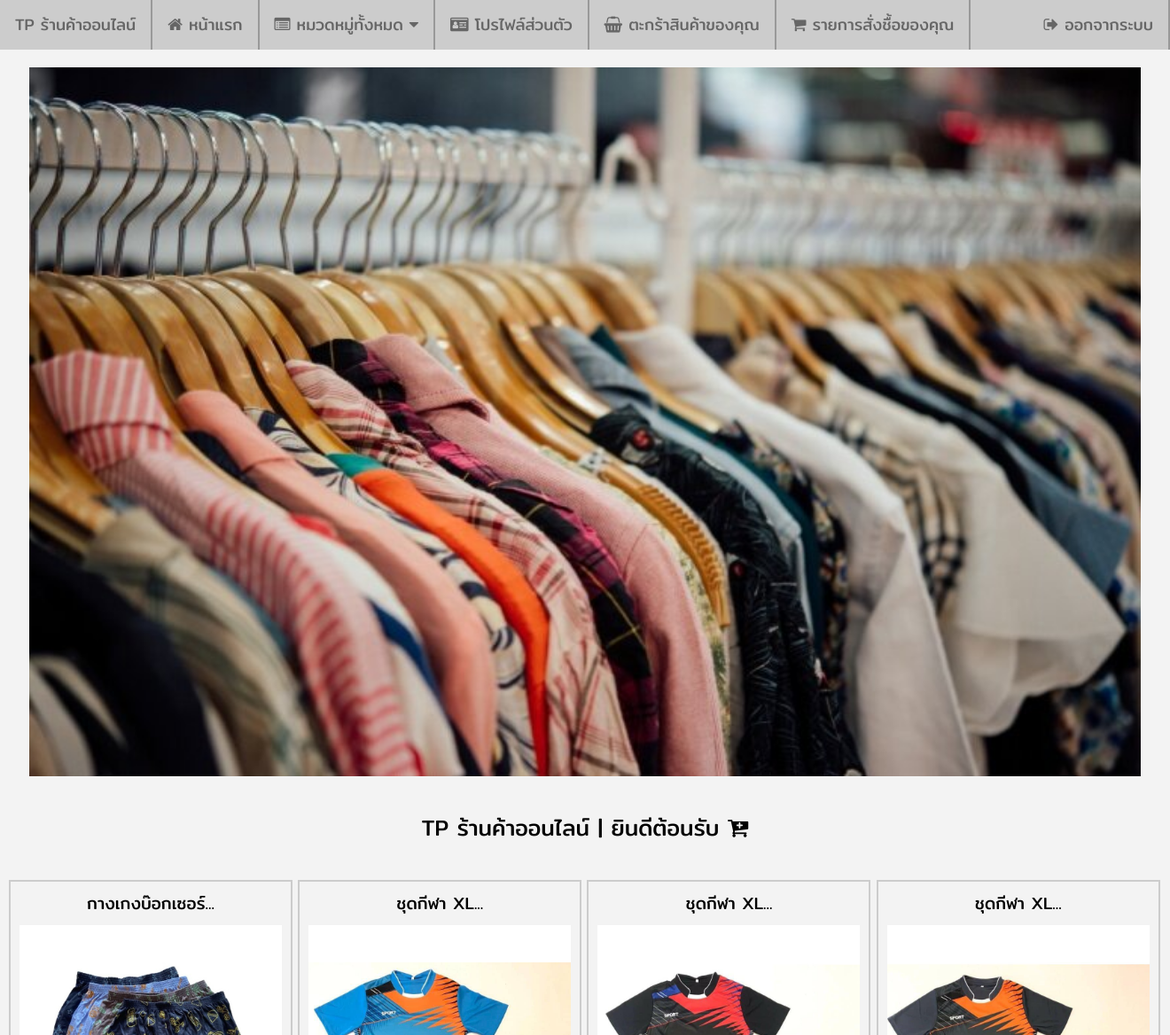
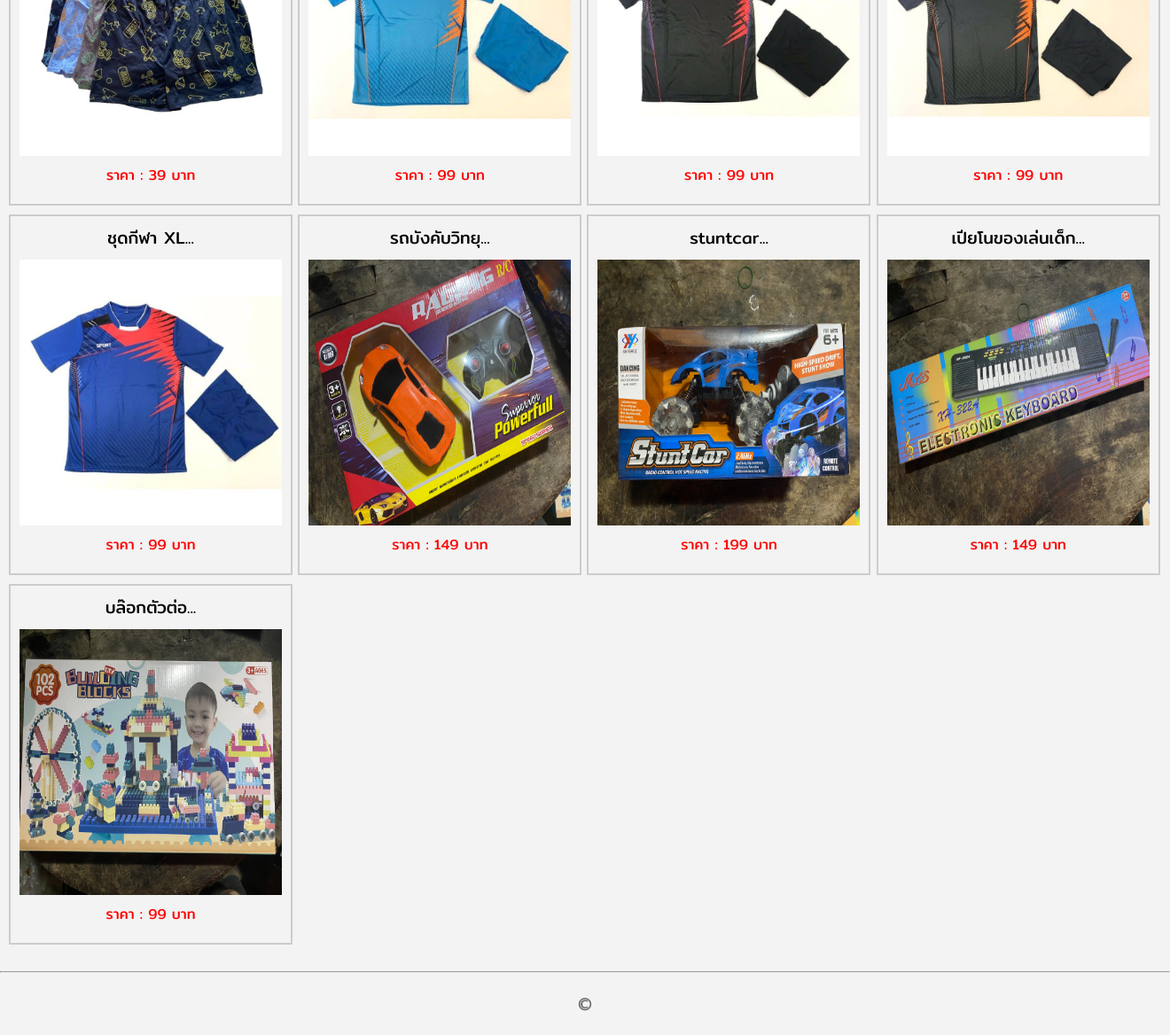
Page /shop_online/index.php (signed in) on the committed database (2 pictures, top to bottom).
### tables this page shows
CREATE TABLE `shop_information` (
  `shop_information_id` int(5) NOT NULL,
  `shop_information_name` varchar(100) NOT NULL,
  `shop_information_email` varchar(100) NOT NULL,
  `shop_information_address` text NOT NULL,
  `shop_information_tel` varchar(10) NOT NULL,
  `shop_information_title` varchar(100) NOT NULL,
  `shop_information_logo` text NOT NULL
);

CREATE TABLE `product` (
  `product_id` int(10) NOT NULL,
  `product_code` varchar(10) NOT NULL,
  `product_name` varchar(200) NOT NULL,
  `product_detail` text NOT NULL,
  `product_img1` text NOT NULL,
  `product_img2` text DEFAULT NULL,
  `product_img3` text DEFAULT NULL,
  `product_img4` text DEFAULT NULL,
  `product_price` int(9) NOT NULL,
  `product_stock` int(6) NOT NULL,
  `category_id` int(10) NOT NULL
);

### shop_online/index.php (the view, shortened to what this page needs)
<?php
    require_once('connections/mysqli.php');
    $strSQL = "SELECT * FROM shop_information";
    $objQuery = mysqli_query($Connection,$strSQL);
    $objResult = mysqli_fetch_array($objQuery,MYSQLI_ASSOC);
    $strSQL2 = "SELECT * FROM product ORDER BY product_id DESC";
    $objQuery2 = mysqli_query($Connection,$strSQL2);
?>
<!DOCTYPE html>
<html lang="en">
<head>
  <link rel="stylesheet" href="https://cdnjs.cloudflare.com/ajax/libs/font-awesome/4.7.0/css/font-awesome.min.css">
  <link rel="stylesheet" type="text/css" href="assets/css/body.css">
  <link rel="stylesheet" type="text/css" href="assets/css/navigationbar.css">
  <link rel="stylesheet" type="text/css" href="assets/css/shop.css">
</head>
<body>
  <?php include 'includes/navbar.php';?>
  <div class="shop_div_1_1">
    <div class="slideshow-container">
      <div class="mySlides fade">
        <img src="images/slideshow/sl1.jpg" width="100%" height="800px">
      </div>
    </div>
  </div>
  <div class="shop_div_2">
    <span class="shop_span_7_3"><?php echo $objResult['shop_information_name']; ?> | ยินดีต้อนรับ <i class="fa fa-cart-plus"></i></span>
  </div>
  <div class="shop_div_1">
    <?php
    while ($objResult2 = mysqli_fetch_array($objQuery2,MYSQLI_ASSOC)) {
    ?>
    <a class="shop_a_1" href="product.php?product_code=<?php echo $objResult2["product_code"];?>">
      <span class="shop_span_1">
        <span class="shop_span_1_1"><?php echo iconv_substr($objResult2["product_name"], 0, 25, "UTF-8");?>...</span>
        <span class="shop_span_1_2"><img width="100%" height="300" src="images/product/<?php echo $objResult2["product_img1"];?>"></span>
        <span class="shop_span_1_3">ราคา : <?php echo $objResult2["product_price"]; ?> บาท</span>
      </span>
    </a>
    <?php
    }
    ?>
  </div>
  <hr>
  <?php include 'includes/footer.php';?>
</body>
</html>

### shop_online/includes/navbar.php (shortened to what this page needs)
<ul>
  <li><a><?php echo $objResult['shop_information_name']; ?></a></li>
  <li><a href="index.php"><i class="fa fa-home"></i> หน้าแรก</a></li>
  <li class="dropdown">
    <a href="javascript:void(0)" class="dropbtn"><i class="fa fa-list-alt"></i> หมวดหมู่ทั้งหมด <i class="fa fa-caret-down"></i></a>
  </li>
  <?php
  if ($_SESSION != NULL) {
  ?>
  <li><a href="profile.php"><i class="fa fa-id-card"></i> โปรไฟล์ส่วนตัว</a></li>
  <li><a href="basket.php"><i class="fa fa-shopping-basket"></i> ตะกร้าสินค้าของคุณ</a></li>
  <li><a href="order.php"><i class="fa fa-shopping-cart"></i> รายการสั่งชื้อของคุณ</a></li>
  <li style="float:right"><a href="logout.php"><i class="fa fa-sign-out"></i> ออกจากระบบ</a></li>
  <?php
  }
  ?>
</ul>

### shop_online/assets/css/body.css (style rules this page uses)
body { font-family: mitrregular; background-color: #f3f3f3; margin-left: 0px; margin-top: 0px; margin-right: 0px; margin-bottom: 0px; }

### shop_online/assets/css/navigationbar.css (style rules this page uses)
ul { list-style-type: none; margin: 0; padding: 0; overflow: hidden; background-color: #CCC; }
li { float: left; border-right: 2px solid #999; }
li a { display: block; color: #666; text-align: center; padding: 15px 17px; text-decoration: none; font-size: 18px; }
li.dropdown { display: inline-block; }

### shop_online/assets/css/shop.css (style rules this page uses)
div.shop_div_1 { display: block; margin: auto; margin-top: 40px; margin-bottom: 20px; padding-left: 5px; padding-right: 5px; width: 1300px; }
div.shop_div_1_1 { display: block; margin: auto; margin-top: 20px; margin-bottom: 20px; width: 100%; }
div.shop_div_2 { display: block; margin: auto; margin-top: 20px; margin-bottom: 20px; text-align: center; }
span.shop_span_1 { display: inline-block; vertical-align: text-top; width: 296px; padding: 10px; border: 2px solid #CCC; margin: 0px 0px 10px 0px; text-align: center; }
span.shop_span_1_1 { display: block; margin-bottom: 10px; font-size: 19px; }
span.shop_span_1_2 { display: block; margin-bottom: 10px; }
span.shop_span_1_3 { display: block; margin-bottom: 10px; color: red; }
span.shop_span_7_3 { display: block; color: #000; font-size: 25px; margin-top: 40px; }
a.shop_a_1:link, a.shop_a_1:visited, a.shop_a_1:hover, a.shop_a_1:active { color: #000; text-decoration: none; }

### shop_online/index.php (style rules this page uses)
img { vertical-align: middle; }
.mySlides { display: none; }
.slideshow-container { max-width: 95%; position: relative; margin: auto; }
.fade { -webkit-animation-name: fade; -webkit-animation-duration: 1.5s; animation-name: fade; animation-duration: 1.5s; }

### rows in the picture
shop_information: shop_information_name "TP ร้านค้าออนไลน์"
product: product_name "กางเกงบ๊อกเซอร์", product_img1 (picture), product_price "39"
product: product_name "ชุดกีฬา XL", product_img1 (picture), product_price "99"
product: product_name "ชุดกีฬา XL", product_img1 (picture), product_price "99"
product: product_name "ชุดกีฬา XL", product_img1 (picture), product_price "99"
product: product_name "ชุดกีฬา XL", product_img1 (picture), product_price "99"
product: product_name "รถบังคับวิทยุ", product_img1 (picture), product_price "149"
product: product_name "stuntcar", product_img1 (picture), product_price "199"
product: product_name "เปียโนของเล่นเด็ก", product_img1 (picture), product_price "149"
product: product_name "บล๊อกตัวต่อ", product_img1 (picture), product_price "99"
